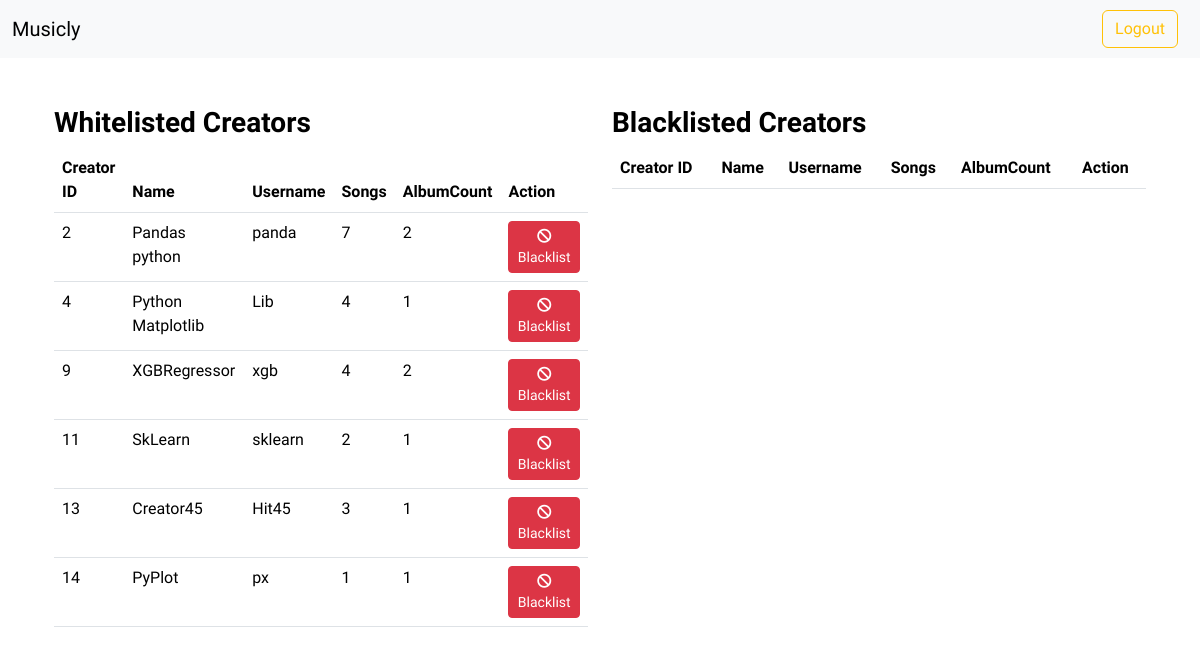
Page /adminHome/manageCreators (signed in) on the earlier database version.
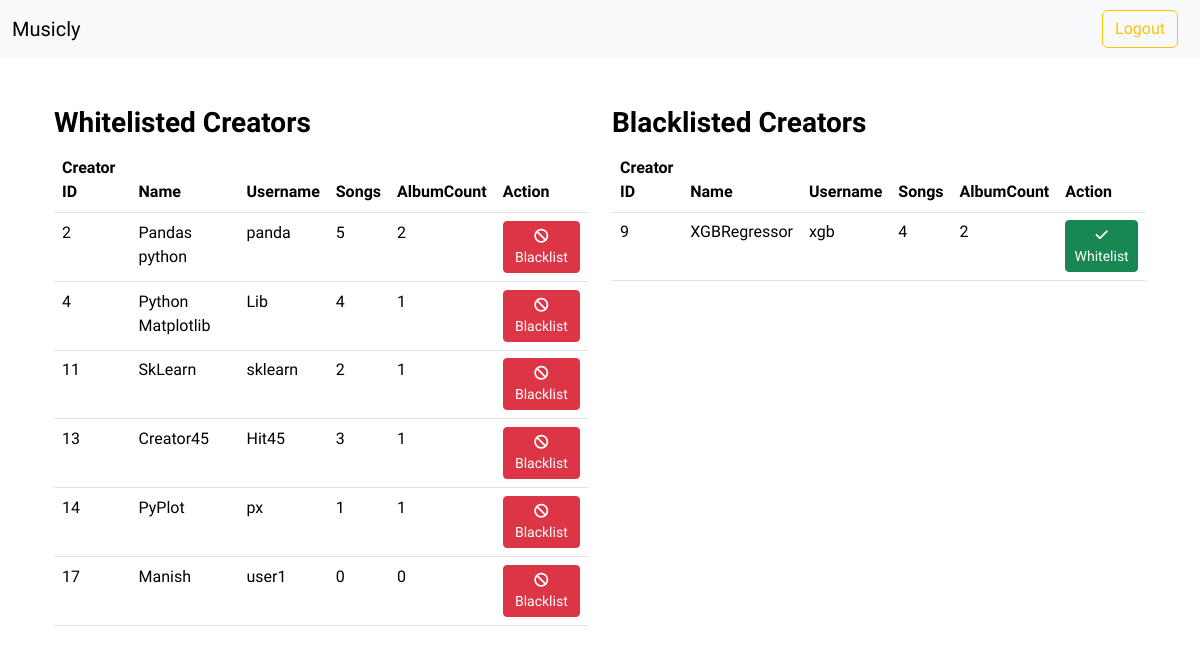
Same page on the later database version.
### models.py (models this page shows, shortened)
class User(UserMixin, db.Model):
    __tablename__ = 'User'
    id = db.Column(db.Integer, primary_key = True)
    username = db.Column(db.String(32), unique = True, nullable=False)
    passhash = db.Column(db.String(512), nullable = False)
    name = db.Column(db.String(32), nullable=True)
    email = db.Column(db.String(120), unique =True, nullable = False)
    role = db.Column(db.String(26), nullable = False, default='User')
    is_admin = db.Column(db.Boolean, nullable=False, default=False)
    status = db.Column(db.String(16), nullable=False, default="white")
    @property
    def password(self):
        raise AttributeError("Password is not a readable attribute")

### routes.py (the view)
@app.route('/adminHome/manageCreators')
@auth_required
@admin_auth_required
def manageCreators():
    creators = User.query.filter_by(role="creator").all()
    creators_data = (
        db.session.query(
            User.id,
            User.name,
            User.username,
            User.status,
            db.func.count(db.func.distinct(Songs.id)).label('totalSongs'),
            db.func.count(db.func.distinct(Album.id)).label('totalAlbums')
        ).filter(User.role == 'creator').outerjoin(Songs, User.id == Songs.CreatorId).outerjoin(Album, User.id == Album.CreatorId).group_by(User.id, User.name, User.username).all()
    )
    return render_template("manageCreator.html", user = User.query.get(session["user_id"]), creators = creators_data,  need = True)

### routes.py (called while the page is built)
def auth_required(func):
    @wraps(func)
    def inner(*args, **kwargs):
        if "user_id" not in session:
            flash("Login required.", 'danger')
            return redirect(url_for("login"))
        return func(*args, **kwargs)
    return inner

def admin_auth_required(func):
    @wraps(func)
    def inner(*args, **kwargs):
        user = User.query.get(session.get("user_id"))
        if user.role == "admin":
            return func(*args, **kwargs)
        else:
            flash("Logged out ! You are not an Admin.", "danger")
            return redirect(url_for("logout"))
    return inner

### templates/manageCreator.html (shortened to what this page needs)
{% extends 'layout.html' %}
{% block content %}
<body>
<div class="container mt-5">
    <div class="row mt-4">
      <div class="col-md-6">
        <h3><strong>Whitelisted Creators</strong></h3>
        <table class="table">
          <thead>
            <tr>
              <th>Creator ID</th>
              <th>Name</th>
              <th>Username</th>
              <th>Songs</th>
              <th>AlbumCount</th>
              <th>Action</th>
            </tr>
          </thead>
          <tbody>
            {% for creator in creators %}
            <tr>
                {% if creator[3] == "white" %}
                  <td>{{ creator[0] }}</td>
                  <td>{{ creator[1] }}</td>
                  <td>{{ creator[2] }}</td>
                  <td>{{ creator[4] }}</td>
                  <td>{{ creator[5] }}</td>
                  <td>
                    <form>
                      <button type="submit" class="btn btn-danger btn-sm"><i class="fas fa-ban"></i><a href="manageCreators/{{creator[0]}}/{{'black'}}"> Blacklist</a></button>
                    </form>
                  </td>
                  {% endif %}
                </tr>
                {% endfor %}
          </tbody>
        </table>
      </div>
      <div class="col-md-6">
        <h3><strong>Blacklisted Creators</strong></h3>
        <table class="table">
          <thead>
            <tr>
                <th>Creator ID</th>
                <th>Name</th>
                <th>Username</th>
                <th>Songs</th>
                <th>AlbumCount</th>
                <th>Action</th>
            </tr>
          </thead>
          <tbody>
            {% for creator in creators %}
            <tr>
              {% if creator[3] == "black" %}
                <td>{{ creator[0] }}</td>
                <td>{{ creator[1] }}</td>
                <td>{{ creator[2] }}</td>
                <td>{{ creator[4] }}</td>
                <td>{{ creator[5] }}</td>
                <td>
                  <form>
                    <button type="submit" class="btn btn-success btn-sm"><i class="fas fa-check"></i><a href="manageCreators/{{creator[0]}}/{{'white'}}"> Whitelist</a></button>
                  </form>
                </td>
              {% endif %}
            </tr>
            {% endfor %}
          </tbody>
        </table>
      </div>
    </div>
  </div>
</body>
{% endblock %}

Differences in the rows shown:
changed User "Pandas python": creator "7" → "5"
added User: id "17", name "Manish", username "user1", is_admin "0", shown under "Whitelisted Creators"
changed User "XGBRegressor": moves from the list under "Whitelisted Creators" to the list under "Blacklisted Creators"
